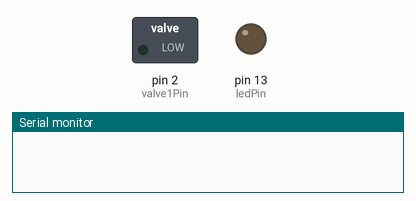
Recording of a sketch running on a simulated Arduino Uno, built with avr-gcc and run on an emulated ATmega328P. On the bench: switched loads named in the sketch (green lamp = pin HIGH), output pins drawn as LEDs (lit = HIGH), the last lines printed to the serial monitor.

Above: at 1.0 s.
At 4.5 s:
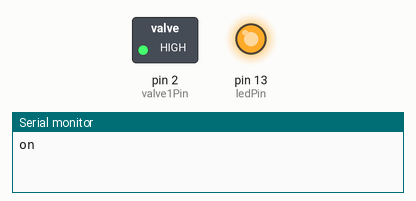
Timing chart, 0 to 9.4 s (numbered marks = the images above):
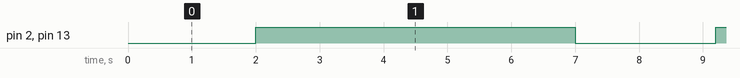

The sketch:

valve_1.ino
```cpp
int const valve1Pin = 2;
int const switchPin = 4;
int const ledPin = 13;

int switchState = LOW;

void setup() {
  // put your setup code here, to run once:
  pinMode(valve1Pin, OUTPUT);
  pinMode(switchPin, INPUT);
  pinMode(ledPin, OUTPUT);
  Serial.begin(9600);
}

void loop() {
  // put your main code here, to run repeatedly:
  //switchState = digitalRead(switchPin);
  //if (switchState == HIGH) {
    delay(2000);
    digitalWrite(ledPin, HIGH);
    digitalWrite(valve1Pin, HIGH);
    Serial.println("on");
    delay(5000);
  //} else {
    digitalWrite(ledPin, LOW);
    digitalWrite(valve1Pin, LOW);
    Serial.println("off");
    delay(200);
  //}
}
```

Measured:
- by itself, pin 2 (valve1Pin), pin 13 (ledPin): alternates HIGH for 5.0 s and LOW for 2.2 s
